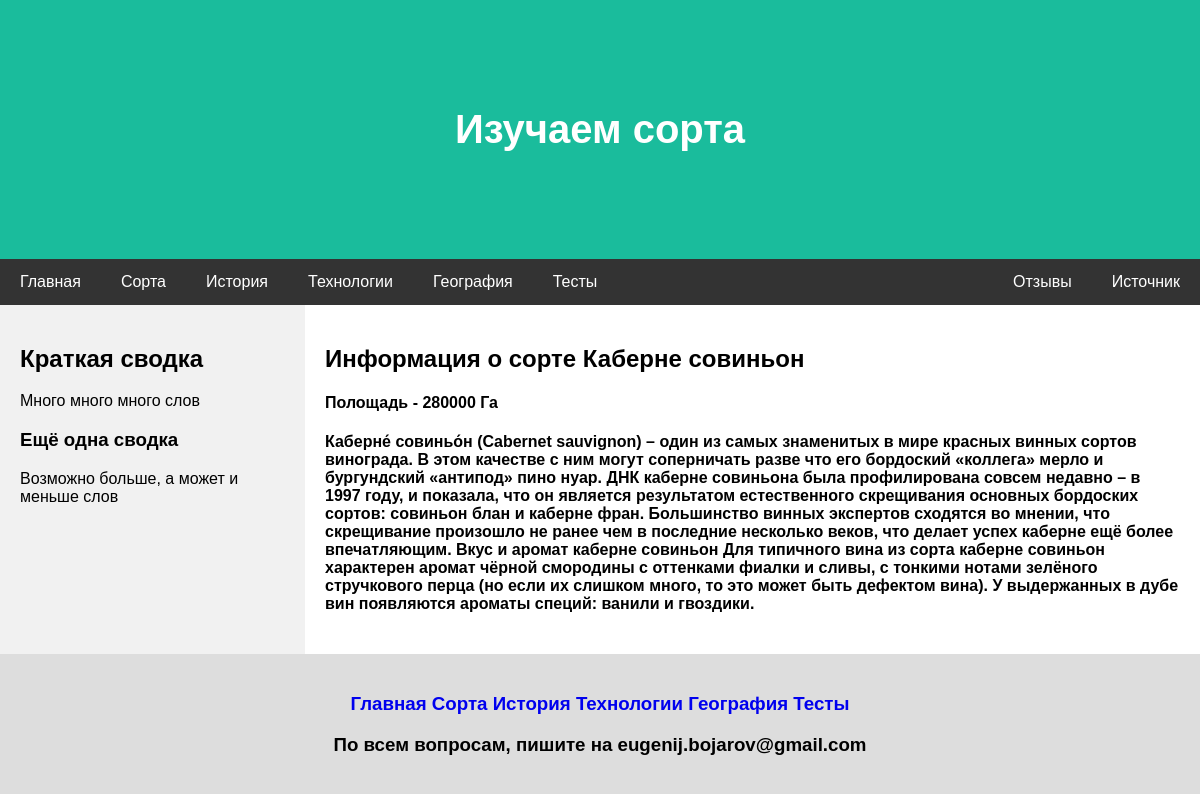
/grape_varieties/cabernet-sauvignon, run on the app's committed database.
### grape_varieties/models.py (models this page shows, shortened)
class Grape(models.Model):
    name_eng = models.CharField(max_length=50, validators=[MinLengthValidator(1)])
    area = models.IntegerField(null=True)
    image = models.FileField(upload_to='grape_gallery', blank=True)
    about_grape = models.ForeignKey(AboutGrape, on_delete=models.PROTECT, null=True, related_name="info_about_grape")
    slug = models.SlugField(default='', null=False, db_index=True, unique=True)
    cat = models.ForeignKey('Category', on_delete=models.PROTECT, related_name='colors')
    tags = models.ManyToManyField('TagGrape', blank=True, related_name='tags')

class AboutGrape(models.Model):
    name_rus = models.CharField(max_length=50)
    about_grape = models.TextField(validators=[MinLengthValidator(1)])

### grape_varieties/views.py (the view)
# urls.py: path('<slug:slug>', views_grape.ShowOneGrape.as_view(), name='to_info_about_grapes'),
class ShowOneGrape(DetailView):  # Наследуемся.
    template_name = 'grape_varieties/info_about_grape.html'  # Обозначаем путь к html-файлу.
    model = Grape  # Указываем в какой модели потребуется искать конкретный объект.

### grape_varieties/templates/grape_varieties/info_about_grape.html (shortened to what this page needs)
{% extends 'base.html' %}
{% load static %}
{% block header %}
{% include 'includes/for_grapes/header.html'%}
{% endblock %}
{% block navbar %}
{% include 'includes/for_index/navbar.html'%}
{% endblock %}
{% block side %}
 <div class="side">
    <h2>Краткая сводка</h2>
    <p>Много много много слов</p>
    <h3>Ещё одна сводка</h3>
    <p>Возможно больше, а может и меньше слов
    </p>
  </div>
{% endblock %}
{% block main %}
<div class="main">
    <h2>Информация о сорте {{ grape.about_grape.name_rus  }}</h2>
    <h4>Полощадь - {{ grape.area }} Га</h4>
    <h4>{{ grape.about_grape.about_grape }}</h4>
</div>
{% endblock %}
{% block footer %}
{% include 'includes/for_index/footer.html' %}
{% endblock %}

### static/css/base.css (style rules this page uses)
* { box-sizing: border-box; }
body { font-family: Arial, Helvetica, sans-serif; margin: 0; }
.side { -ms-flex: 250px; flex: 250px; background-color: #f1f1f1; padding: 20px; }
.main { -ms-flex: 70%; flex: 70%; background-color: white; padding: 20px; }

### data on the page
Grape: about_grape.name_rus "Каберне совиньон", area "280000", about_grape.about_grape "Каберне́ совиньо́н (Cabernet sauvignon) – один из самых знаменитых в мире красных винных сортов винограда. В этом качестве с ним могут соперничать разве что его бордоский «коллега» мерло и бургундский «антипод» пино нуар. ДНК каберне совиньона была профилирована совсем недавно – в 1997 году, и показала, что он является результатом естественного скрещивания основных бордоских сортов: совиньон блан и каберне фран. Большинство винных экспертов сходятся во мнении, что скрещивание произошло не ранее чем в последние несколько веков, что делает успех каберне ещё более впечатляющим. Вкус и аромат каберне совиньон Для типичного вина из сорта каберне совиньон характерен аромат чёрной смородины с…"
